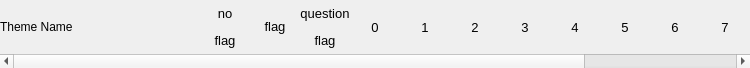
<?xml version="1.0" encoding="UTF-8"?>
<ui version="4.0">
 <class>MinefieldThemePreview</class>
 <widget class="QWidget" name="MinefieldThemePreview">
  <property name="geometry">
   <rect>
    <x>0</x>
    <y>0</y>
    <width>750</width>
    <height>68</height>
   </rect>
  </property>
  <property name="windowTitle">
   <string>Form</string>
  </property>
  <layout class="QVBoxLayout" name="verticalLayout">
   <property name="spacing">
    <number>0</number>
   </property>
   <property name="leftMargin">
    <number>0</number>
   </property>
   <property name="topMargin">
    <number>0</number>
   </property>
   <property name="rightMargin">
    <number>0</number>
   </property>
   <property name="bottomMargin">
    <number>0</number>
   </property>
   <item>
    <widget class="QScrollArea" name="scrollArea">
     <property name="frameShape">
      <enum>QFrame::Shape::NoFrame</enum>
     </property>
     <property name="frameShadow">
      <enum>QFrame::Shadow::Plain</enum>
     </property>
     <property name="lineWidth">
      <number>0</number>
     </property>
     <property name="widgetResizable">
      <bool>true</bool>
     </property>
     <property name="alignment">
      <set>Qt::AlignmentFlag::AlignLeading|Qt::AlignmentFlag::AlignLeft|Qt::AlignmentFlag::AlignVCenter</set>
     </property>
     <widget class="QWidget" name="scrollAreaWidgetContents">
      <property name="geometry">
       <rect>
        <x>0</x>
        <y>0</y>
        <width>950</width>
        <height>54</height>
       </rect>
      </property>
      <layout class="QHBoxLayout" name="horizontalLayout_2" stretch="0,0,0,0,0,0,0,0,0,0,0,0,0,0,0,0">
       <property name="spacing">
        <number>0</number>
       </property>
       <property name="sizeConstraint">
        <enum>QLayout::SizeConstraint::SetDefaultConstraint</enum>
       </property>
       <property name="leftMargin">
        <number>0</number>
       </property>
       <property name="topMargin">
        <number>0</number>
       </property>
       <property name="rightMargin">
        <number>0</number>
       </property>
       <property name="bottomMargin">
        <number>0</number>
       </property>
       <item>
        <widget class="QLabel" name="lbThemeName">
         <property name="minimumSize">
          <size>
           <width>200</width>
           <height>50</height>
          </size>
         </property>
         <property name="maximumSize">
          <size>
           <width>200</width>
           <height>50</height>
          </size>
         </property>
         <property name="text">
          <string>&lt;html&gt;&lt;head/&gt;&lt;body&gt;&lt;p&gt;Theme Name&lt;/p&gt;&lt;/body&gt;&lt;/html&gt;</string>
         </property>
        </widget>
       </item>
       <item>
        <widget class="QLabel_adapted" name="lbNoFlag">
         <property name="minimumSize">
          <size>
           <width>50</width>
           <height>50</height>
          </size>
         </property>
         <property name="maximumSize">
          <size>
           <width>50</width>
           <height>50</height>
          </size>
         </property>
         <property name="font">
          <font>
           <pointsize>10</pointsize>
          </font>
         </property>
         <property name="lineWidth">
          <number>0</number>
         </property>
         <property name="text">
          <string>&lt;html&gt;&lt;head/&gt;&lt;body&gt;&lt;p&gt;no&lt;/p&gt;&lt;p&gt;flag&lt;/p&gt;&lt;/body&gt;&lt;/html&gt;</string>
         </property>
         <property name="alignment">
          <set>Qt::AlignmentFlag::AlignCenter</set>
         </property>
        </widget>
       </item>
       <item>
        <widget class="QLabel_adapted" name="lbFlag">
         <property name="minimumSize">
          <size>
           <width>50</width>
           <height>50</height>
          </size>
         </property>
         <property name="maximumSize">
          <size>
           <width>50</width>
           <height>50</height>
          </size>
         </property>
         <property name="font">
          <font>
           <pointsize>10</pointsize>
          </font>
         </property>
         <property name="lineWidth">
          <number>0</number>
         </property>
         <property name="text">
          <string>&lt;html&gt;&lt;head/&gt;&lt;body&gt;&lt;p&gt;flag&lt;/p&gt;&lt;/body&gt;&lt;/html&gt;</string>
         </property>
         <property name="alignment">
          <set>Qt::AlignmentFlag::AlignCenter</set>
         </property>
        </widget>
       </item>
       <item>
        <widget class="QLabel_adapted" name="lbQuestionFlag">
         <property name="minimumSize">
          <size>
           <width>50</width>
           <height>50</height>
          </size>
         </property>
         <property name="maximumSize">
          <size>
           <width>50</width>
           <height>50</height>
          </size>
         </property>
         <property name="font">
          <font>
           <pointsize>10</pointsize>
          </font>
         </property>
         <property name="lineWidth">
          <number>0</number>
         </property>
         <property name="text">
          <string>&lt;html&gt;&lt;head/&gt;&lt;body&gt;&lt;p&gt;question&lt;/p&gt;&lt;p&gt;flag&lt;/p&gt;&lt;/body&gt;&lt;/html&gt;</string>
         </property>
         <property name="alignment">
          <set>Qt::AlignmentFlag::AlignCenter</set>
         </property>
        </widget>
       </item>
       <item>
        <widget class="QLabel_adapted" name="lbZero">
         <property name="minimumSize">
          <size>
           <width>50</width>
           <height>50</height>
          </size>
         </property>
         <property name="maximumSize">
          <size>
           <width>50</width>
           <height>50</height>
          </size>
         </property>
         <property name="font">
          <font>
           <pointsize>10</pointsize>
          </font>
         </property>
         <property name="lineWidth">
          <number>0</number>
         </property>
         <property name="text">
          <string>0</string>
         </property>
         <property name="alignment">
          <set>Qt::AlignmentFlag::AlignCenter</set>
         </property>
        </widget>
       </item>
       <item>
        <widget class="QLabel_adapted" name="lbOne">
         <property name="minimumSize">
          <size>
           <width>50</width>
           <height>50</height>
          </size>
         </property>
         <property name="maximumSize">
          <size>
           <width>50</width>
           <height>50</height>
          </size>
         </property>
         <property name="font">
          <font>
           <pointsize>10</pointsize>
          </font>
         </property>
         <property name="lineWidth">
          <number>0</number>
         </property>
         <property name="text">
          <string>1</string>
         </property>
         <property name="alignment">
          <set>Qt::AlignmentFlag::AlignCenter</set>
         </property>
        </widget>
       </item>
       <item>
        <widget class="QLabel_adapted" name="lbTwo">
         <property name="minimumSize">
          <size>
           <width>50</width>
           <height>50</height>
          </size>
         </property>
         <property name="maximumSize">
          <size>
           <width>50</width>
           <height>50</height>
          </size>
         </property>
         <property name="font">
          <font>
           <pointsize>10</pointsize>
          </font>
         </property>
         <property name="lineWidth">
          <number>0</number>
         </property>
         <property name="text">
          <string>2</string>
         </property>
         <property name="alignment">
          <set>Qt::AlignmentFlag::AlignCenter</set>
         </property>
        </widget>
       </item>
       <item>
        <widget class="QLabel_adapted" name="lbThree">
         <property name="minimumSize">
          <size>
           <width>50</width>
           <height>50</height>
          </size>
         </property>
         <property name="maximumSize">
          <size>
           <width>50</width>
           <height>50</height>
          </size>
         </property>
         <property name="font">
          <font>
           <pointsize>10</pointsize>
          </font>
         </property>
         <property name="lineWidth">
          <number>0</number>
         </property>
         <property name="text">
          <string>3</string>
         </property>
         <property name="alignment">
          <set>Qt::AlignmentFlag::AlignCenter</set>
         </property>
        </widget>
       </item>
       <item>
        <widget class="QLabel_adapted" name="lbFour">
         <property name="minimumSize">
          <size>
           <width>50</width>
           <height>50</height>
          </size>
         </property>
         <property name="maximumSize">
          <size>
           <width>50</width>
           <height>50</height>
          </size>
         </property>
         <property name="font">
          <font>
           <pointsize>10</pointsize>
          </font>
         </property>
         <property name="lineWidth">
          <number>0</number>
         </property>
         <property name="text">
          <string>4</string>
         </property>
         <property name="alignment">
          <set>Qt::AlignmentFlag::AlignCenter</set>
         </property>
        </widget>
       </item>
       <item>
        <widget class="QLabel_adapted" name="lbFive">
         <property name="minimumSize">
          <size>
           <width>50</width>
           <height>50</height>
          </size>
         </property>
         <property name="maximumSize">
          <size>
           <width>50</width>
           <height>50</height>
          </size>
         </property>
         <property name="font">
          <font>
           <pointsize>10</pointsize>
          </font>
         </property>
         <property name="lineWidth">
          <number>0</number>
         </property>
         <property name="text">
          <string>5</string>
         </property>
         <property name="alignment">
          <set>Qt::AlignmentFlag::AlignCenter</set>
         </property>
        </widget>
       </item>
       <item>
        <widget class="QLabel_adapted" name="lbSix">
         <property name="minimumSize">
          <size>
           <width>50</width>
           <height>50</height>
          </size>
         </property>
         <property name="maximumSize">
          <size>
           <width>50</width>
           <height>50</height>
          </size>
         </property>
         <property name="font">
          <font>
           <pointsize>10</pointsize>
          </font>
         </property>
         <property name="lineWidth">
          <number>0</number>
         </property>
         <property name="text">
          <string>6</string>
         </property>
         <property name="alignment">
          <set>Qt::AlignmentFlag::AlignCenter</set>
         </property>
        </widget>
       </item>
       <item>
        <widget class="QLabel_adapted" name="lbSeven">
         <property name="minimumSize">
          <size>
           <width>50</width>
           <height>50</height>
          </size>
         </property>
         <property name="maximumSize">
          <size>
           <width>50</width>
           <height>50</height>
          </size>
         </property>
         <property name="font">
          <font>
           <pointsize>10</pointsize>
          </font>
         </property>
         <property name="lineWidth">
          <number>0</number>
         </property>
         <property name="text">
          <string>7</string>
         </property>
         <property name="alignment">
          <set>Qt::AlignmentFlag::AlignCenter</set>
         </property>
        </widget>
       </item>
       <item>
        <widget class="QLabel_adapted" name="lbEight">
         <property name="minimumSize">
          <size>
           <width>50</width>
           <height>50</height>
          </size>
         </property>
         <property name="maximumSize">
          <size>
           <width>50</width>
           <height>50</height>
          </size>
         </property>
         <property name="font">
          <font>
           <pointsize>10</pointsize>
          </font>
         </property>
         <property name="lineWidth">
          <number>0</number>
         </property>
         <property name="text">
          <string>8</string>
         </property>
         <property name="alignment">
          <set>Qt::AlignmentFlag::AlignCenter</set>
         </property>
        </widget>
       </item>
       <item>
        <widget class="QLabel_adapted" name="lbBoom">
         <property name="minimumSize">
          <size>
           <width>50</width>
           <height>50</height>
          </size>
         </property>
         <property name="maximumSize">
          <size>
           <width>50</width>
           <height>50</height>
          </size>
         </property>
         <property name="font">
          <font>
           <pointsize>10</pointsize>
          </font>
         </property>
         <property name="lineWidth">
          <number>0</number>
         </property>
         <property name="text">
          <string>boom</string>
         </property>
         <property name="alignment">
          <set>Qt::AlignmentFlag::AlignCenter</set>
         </property>
        </widget>
       </item>
       <item>
        <widget class="QLabel_adapted" name="lbMine">
         <property name="minimumSize">
          <size>
           <width>50</width>
           <height>50</height>
          </size>
         </property>
         <property name="maximumSize">
          <size>
           <width>50</width>
           <height>50</height>
          </size>
         </property>
         <property name="font">
          <font>
           <pointsize>10</pointsize>
          </font>
         </property>
         <property name="lineWidth">
          <number>0</number>
         </property>
         <property name="text">
          <string>mine</string>
         </property>
         <property name="alignment">
          <set>Qt::AlignmentFlag::AlignCenter</set>
         </property>
        </widget>
       </item>
       <item>
        <widget class="QLabel_adapted" name="lbWrongFlag">
         <property name="minimumSize">
          <size>
           <width>50</width>
           <height>50</height>
          </size>
         </property>
         <property name="maximumSize">
          <size>
           <width>50</width>
           <height>50</height>
          </size>
         </property>
         <property name="font">
          <font>
           <pointsize>10</pointsize>
          </font>
         </property>
         <property name="lineWidth">
          <number>0</number>
         </property>
         <property name="text">
          <string>&lt;html&gt;&lt;head/&gt;&lt;body&gt;&lt;p&gt;wrong&lt;/p&gt;&lt;p&gt;flag&lt;/p&gt;&lt;/body&gt;&lt;/html&gt;</string>
         </property>
         <property name="alignment">
          <set>Qt::AlignmentFlag::AlignCenter</set>
         </property>
        </widget>
       </item>
      </layout>
     </widget>
    </widget>
   </item>
  </layout>
 </widget>
 <customwidgets>
  <customwidget>
   <class>QLabel_adapted</class>
   <extends>QLabel</extends>
   <header>qlabel_adapted.h</header>
  </customwidget>
 </customwidgets>
 <resources/>
 <connections/>
</ui>
